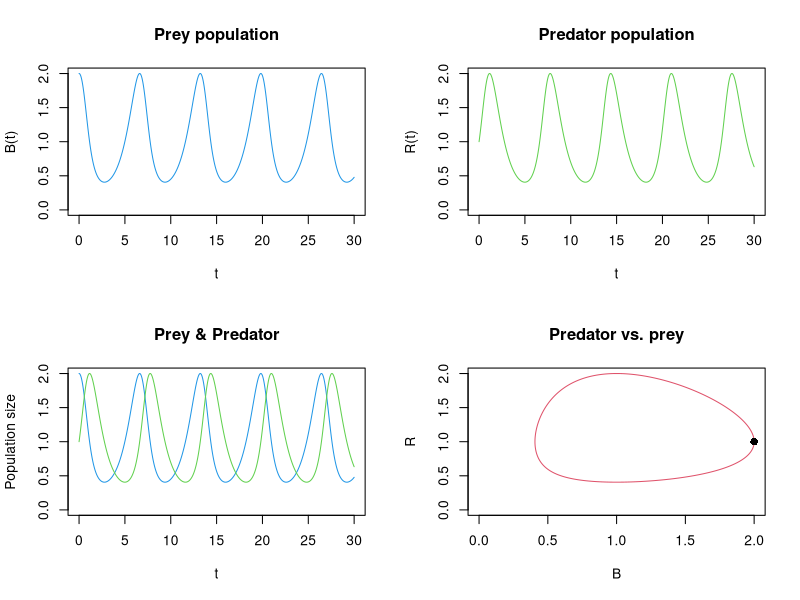
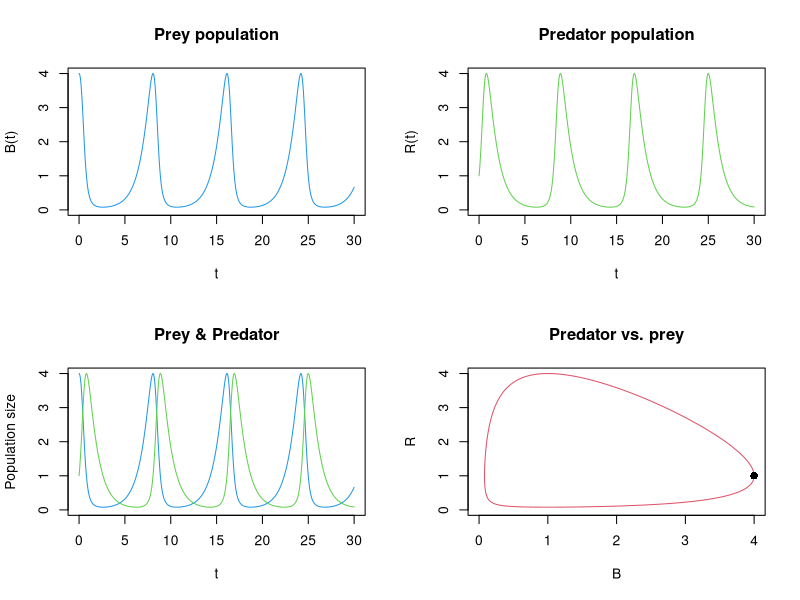
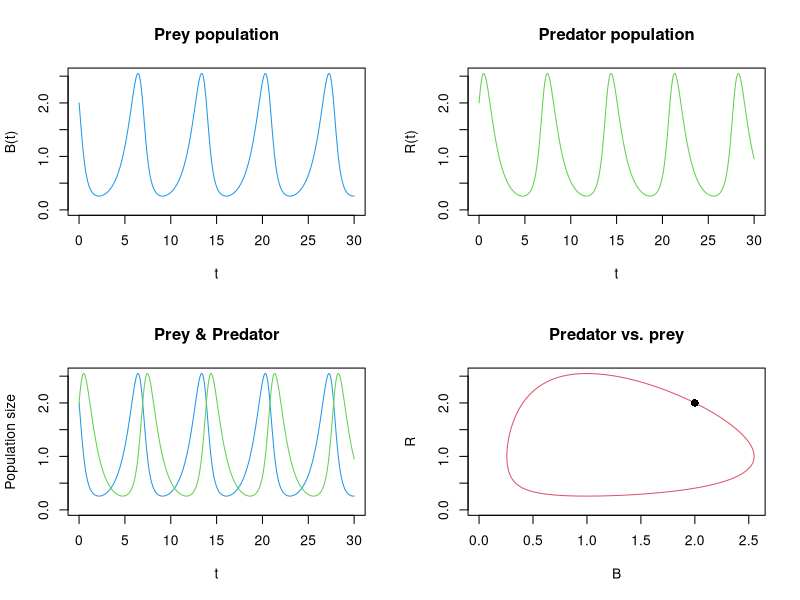
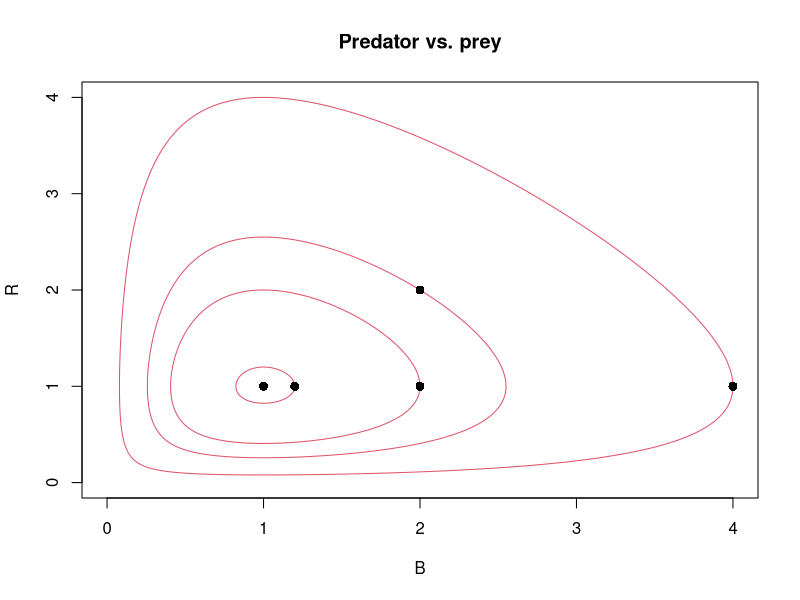
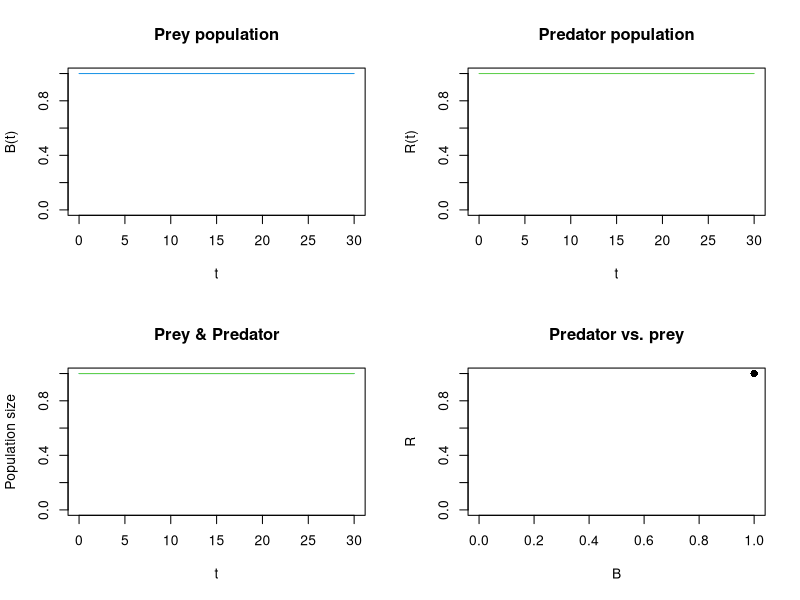
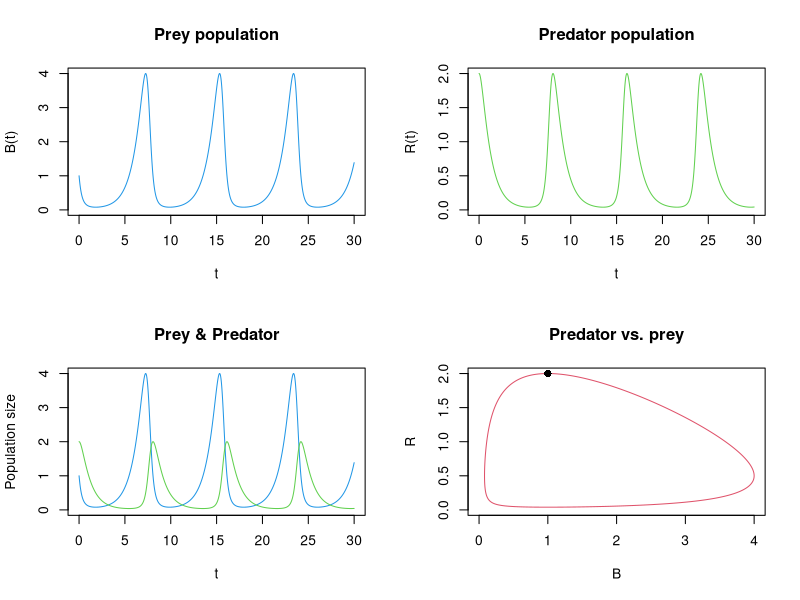
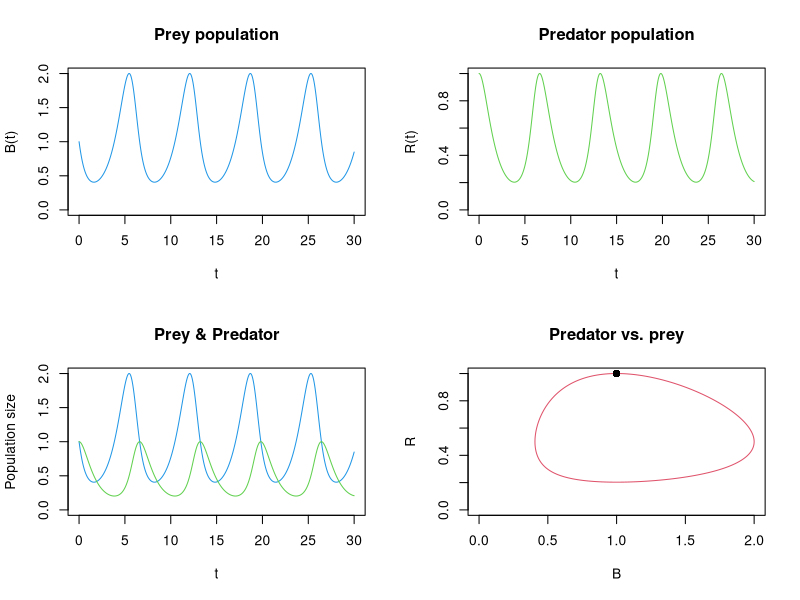
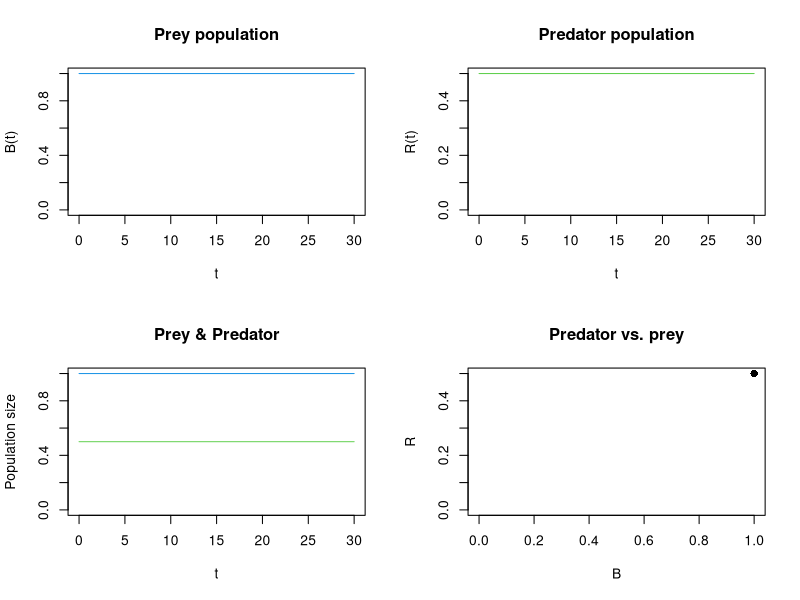

Generate these figures, in order, with R:
################################################################################
# R script sysstat24_11_en.r for the practice "Statistical Analysis of Systems"
#####

####################
# Additional package for differential equations (DGL) (provides the function 'lsoda' required in the following):
###
if(!require(deSolve)) {install.packages("deSolve"); require(deSolve)} # load installed package and install beforehand if necessary

library(deSolve)

# The following function determines the solution of a system of differential equations.
# The system of differential equations (i.e. the form of the derivatives) is contained in the variable 'f'. 
# 'times' contains a sequence of times at which you want to have values, 
# 'param' contains all the parameters that 'f' requires,
# 'start' contains the initial values of the DGL system.
DGL.Lsg <- function(times, f, param, start) { 
  func <- function(t,y,parms) { list( do.call( f, as.list(c(y,parms)) ) , c()) } 
  val <- lsoda(y=start, times=times, func=func, parms=param) 
  return(val)
}

# Finally, the following function is used to display the solution.
plot.Lsg <- function( dgl=NULL, add=FALSE, xlim=NULL, ylim=NULL, col=NULL){
  dgl <- as.data.frame(dgl)	
  if(NCOL(dgl)<2) stop("Error in the variable dgl")
  if(NCOL(dgl)>3) stop("Display only works for one or two variables.")
  if(NCOL(dgl)==2) {
    if(is.null(ylim)){ ylim <- c(0, max(dgl$x)) }
    if(is.null(col)) col <- 4
    if(!add) plot(dgl, col=col, type="l",  main="Population size", xlab="t", ylab="B(t)", ylim=ylim)
    else lines(dgl, col=col)
  }
  if(NCOL(dgl)==3)
  { if( is.null(xlim) ){ xlim <- c(0, max(dgl$x)) }
    if( is.null(ylim) ){ ylim <- c(0, max(dgl$y)) } 
    if( !add ){ par(mfrow=c(2,2)) }
    plot(dgl$time, dgl$x ,col=4, ylim=xlim, type="l", main="Prey population", xlab="t", ylab="B(t)")
    plot(dgl$time, dgl$y, col=3, ylim=ylim, type="l", main="Predator population", xlab="t", ylab="R(t)")
    plot(1,1 ,type="n", xlim=range(dgl$time), ylim=c(0,max(c(xlim,ylim))), main="Prey & Predator", xlab="t", ylab="Population size")
    lines(dgl$time, dgl$x, col=4)
    lines(dgl$time, dgl$y, col=3)
    plot(dgl$x, dgl$y, col=2, xlim=xlim, ylim=ylim, type="l", main="Predator vs. prey", xlab="B", ylab="R")
    points(dgl$x[1], dgl$y[1], col="black",pch=16,cex=1.2)
    if( !add ){ par(mfrow=c(1,1)) }
  } 
  invisible()
}

#############
# Task 1
###

###  Lotka-Voltera model
times <- seq(0,30,by=0.01) # Points in time at which the solution is to be determined
f <- function(x,y,a,b,c,d) c(dx = (a - b*y)*x , dy= (-c + d*x)*y) # x = prey, y = predator, f describes the differential equation
param <- c(a=1,b=1,c=1,d=1) # model parameters
start <- c(x=2,y=1) # initial values
dgl <- DGL.Lsg(times=times, f=f, param=param, start=start) # numerical solution of the differential equation
plot.Lsg(dgl) # Illustration of the solution
# The graph on the bottom right shows the progression of the vector (B(t),R(t)) over time, the starting point (B(0),R(0)) is marked as a 
# B(t) starts at 2 and then falls initially, R(t) starts at 1 and then grows initially,
# therefore, the red curve will run counterclockwise, similar to (cos(t),sin(t)).

## Change the starting values (previously at time t=0 value 2 for the prey and value 1 for the predators)
start <- c(x=4,y=1) # more prey
dgl <- DGL.Lsg(times=times, f=f, param=param, start=start)
plot.Lsg(dgl)

start <- c(x=2,y=2) # more predators
dgl <- DGL.Lsg(times=times, f=f, param=param, start=start)
plot.Lsg(dgl)

# Due to the cyclical behavior, (B(t),R(t)) always reaches the starting point (B(0),R(0)) (marked here by a black dot).
# B=4, R=1
dgl <- as.data.frame(DGL.Lsg(times=times, f=f, param=param, start=c(x=4,y=1)))
plot(dgl$x, dgl$y, col=2, xlim=c(0, max(dgl$x)), ylim=c(0, max(dgl$y)), type="l", main="Predator vs. prey", xlab="B", ylab="R")
points(dgl$x[1], dgl$y[1], col="black",pch=16,cex=1.2)
# B=2, R=1
dgl <- as.data.frame(DGL.Lsg(times=times, f=f, param=param, start=c(x=2,y=1)))
lines(dgl$x, dgl$y, col=2)
points(dgl$x[1], dgl$y[1], col="black",pch=16,cex=1.2)
# B=2, R=2
dgl <- as.data.frame(DGL.Lsg(times=times, f=f, param=param, start=c(x=2,y=2)))
lines(dgl$x, dgl$y, col=2)
points(dgl$x[1], dgl$y[1], col="black",pch=16,cex=1.2)
# B=1.2, R=1
dgl <- as.data.frame(DGL.Lsg(times=times, f=f, param=param, start=c(x=1.2,y=1)))
lines(dgl$x, dgl$y, col=2)
points(dgl$x[1], dgl$y[1], col="black",pch=16,cex=1.2)
# B=1, R=1
dgl <- as.data.frame(DGL.Lsg(times=times, f=f, param=param, start=c(x=1,y=1)))
lines(dgl$x, dgl$y, col=2)
points(dgl$x[1], dgl$y[1], col="black",pch=16,cex=1.2)
# The last “curve”, which consists only of the point (1,1), is just the case where R(t)=a/b and B(t)=c/d are constant over the
# are constant over the entire time, i.e. there is a state of equilibrium, see also the following diagram:
start <- c(x=1,y=1) # Gleichgewichtszustand
dgl <- DGL.Lsg(times=times, f=f, param=param, start=start)
plot.Lsg(dgl)
# Another (trivial) equilibrium state would be B(t)=0, R(t)=0, but this is extremely boring as there is neither prey nor predator.

## Other parameters
param <- c(a=1,b=2,c=1,d=1)
# B=1, R=2
start <- c(x=1,y=2) 
dgl <- DGL.Lsg(times=times, f=f, param=param, start=start)
plot.Lsg(dgl)
# B=1, R=1
start <- c(x=1,y=1) # more prey
dgl <- DGL.Lsg(times=times, f=f, param=param, start=start)
plot.Lsg(dgl)
# B=1, R=0.5
start <- c(x=1,y=0.5) # more predators
dgl <- DGL.Lsg(times=times, f=f, param=param, start=start)
plot.Lsg(dgl)

# B=1, R=2
dgl <- as.data.frame(DGL.Lsg(times=times, f=f, param=param, start=c(x=1,y=2)))
plot(dgl$x, dgl$y, col=2, xlim=c(0, max(dgl$x)), ylim=c(0, max(dgl$y)), type="l", main="Predator vs. prey", xlab="B", ylab="R")
points(dgl$x[1], dgl$y[1], col="black",pch=16,cex=1.2)
# B=1, R=1
dgl <- as.data.frame(DGL.Lsg(times=times, f=f, param=param, start=c(x=1,y=1)))
lines(dgl$x, dgl$y, col=2)
points(dgl$x[1], dgl$y[1], col="black",pch=16,cex=1.2)
# B=1, R=0.5
dgl <- as.data.frame(DGL.Lsg(times=times, f=f, param=param, start=c(x=1,y=0.5)))
lines(dgl$x, dgl$y, col=2)
points(dgl$x[1], dgl$y[1], col="black",pch=16,cex=1.2)

## Try out other parameter combinations by changing the vector 'param' and then using the above commands
## to create corresponding representations.

### The following situations are formally included in the Lotka-Volterra model, if one allows individual parameters to become zero.
## What happens if the prey does not reproduce?  (Parameter a=0)
param <- c(a=0,b=1,c=1,d=1)
start <- c(x=1,y=1) 
dgl <- DGL.Lsg(times=times, f=f, param=param, start=start)
plot.Lsg(dgl)
#
start <- c(x=2,y=1) 
dgl <- DGL.Lsg(times=times, f=f, param=param, start=start)
plot.Lsg(dgl)
#
start <- c(x=10,y=1) 
dgl <- DGL.Lsg(times=times, f=f, param=param, start=start)
plot.Lsg(dgl)

## What happens if the predators do not die?  (Parameter c=0)
param <- c(a=1,b=1,c=0,d=1)
start <- c(x=1,y=1) 
dgl <- DGL.Lsg(times=times, f=f, param=param, start=start)
plot.Lsg(dgl)

## What happens if there is no interaction at all? (Parameter b=d=0)
times <- seq(0,2,by=0.01)
param <- c(a=1,b=0,c=1,d=0)
start <- c(x=1,y=2) 
dgl <- DGL.Lsg(times=times, f=f, param=param, start=start)
plot.Lsg(dgl)
# Prey: exponential growth B(t)=B(0)*exp(a*t)
# Predators: exponential decline R(t)=R(0)*exp(-c*t)


#############
# Task 2
###

### Extended Lotka-Volterra model
times <- seq(0,40,by=0.01)
f2 <- function(x,y,a,b,c,d,e,f) c(dx = (a - b*y - e*x)*x, dy= (-c + d*x - f*y)*y) 
param <- c( a=1, b=1, c=1, d=1, e=0.1, f=0.1 )
start <- c(x=2,y=1) 
dgl <- DGL.Lsg(times=times, f=f2, param=param, start=start)
plot.Lsg(dgl)

start <- c(x=5,y=1) 
dgl <- DGL.Lsg(times=times, f=f2, param=param, start=start)
plot.Lsg(dgl)

start <- c(x=1,y=5) 
dgl <- DGL.Lsg(times=times, f=f2, param=param, start=start)
plot.Lsg(dgl)

start <- c(x=5,y=5) 
dgl <- DGL.Lsg(times=times, f=f2, param=param, start=start)
plot.Lsg(dgl)
# -> convergence to a known equilibrium state that is independent of the initial values
c(param[6]*param[1]+param[2]*param[3],param[4]*param[1]-param[5]*param[3])/(param[5]*param[6]+param[2]*param[4])


###  Schäfer model (based on the logistic equation)
times <- seq(0,10,by=0.01)
f3 <- function(x,r,K,s) dx = (r * ( 1 - x/K ) - s) * x
param <- c( r = 3, K = 4, s = 1 )
start <- c(x=0.01)
dgl <- DGL.Lsg(times=times, f=f3, param=param, start=start)
plot.Lsg(dgl,ylim=c(0,4))

start <- c(x=1)
dgl <- DGL.Lsg(times=times, f=f3, param=param, start=start)
plot.Lsg(dgl,add=T,col=2)

start <- c(x=8/3)
dgl <- DGL.Lsg(times=times, f=f3, param=param, start=start)
plot.Lsg(dgl,add=T,col=3)

start <- c(x=4)
dgl <- DGL.Lsg(times=times, f=f3, param=param, start=start)
plot.Lsg(dgl,add=T,col=5)

# The population size changes to a stable value of K*(1-s/r):
param[2]*(1-param[3]/param[1])
# If this value is selected as the starting value, the population size remains constant.

# s=0, i.e. without removal
param <- c( r = 3, K = 4, s = 0 )
start <- c(x=0.01)
dgl <- DGL.Lsg(times=times, f=f3, param=param, start=start)
plot.Lsg(dgl,add=T,col=1)

# Assume that B is the fish population of a body of water that can only tolerate a maximum size K
# is tolerated. The reproduction rate is r. If no fish were caught (s=0), the size of the fish population would be constant at K
# would be constant at K. One could ask how large the catch rate s must be in order to obtain a maximum yield s*B 
# can be obtained. The following plot shows the growth B' (without catch) for a given size B.
xx <- seq(0,param[2],length=101)
plot(xx,sapply(xx,f3,r=param[1],K=param[2],s=0),type="l",col=4,xlab="B",ylab="B'",ylim=c(0,3))
# So if you choose exactly the value B' for the catch s*B (points on the blue curve) for a given B, you get 
# exactly the increase. The maximum quantity results for B=K/2. The population size must therefore be kept at this stable value.
# size, which we know to be equal to K*(1-s/r) (see above). So K/2=K*(1-s/r) must apply,
# from which s=r/2 follows. The catch in this case is then s*B=r/2 * K/2= 0.25*r*K.
points(0.5*param[2],0.25*param[2]*param[1])
lines(c(0.5*param[2],0.5*param[2]),c(0,0.25*param[2]*param[1]),lty=2)
lines(c(-1,0.5*param[2]),c(0.25*param[2]*param[1],0.25*param[2]*param[1]),lty=2)

param <- c( r = 3, K = 4, s = 1.5 )
param[2]*(1-param[3]/param[1]) # Size of the stable population

# s=r/2, i.e. optimal removal
param <- c( r = 3, K = 4, s = 1.5 )
start <- param[2]*(1-param[3]/param[1])
names(start)<-"x"
dgl <- DGL.Lsg(times=times, f=f3, param=param, start=start)
plot.Lsg(dgl,col=4,ylim=c(0,4))

# However, the equilibrium would of course also occur if the body of water was previously unfished
# and the correct catch rate s=r/2 is selected.
start <- c(x=4)
dgl <- DGL.Lsg(times=times, f=f3, param=param, start=start)
plot.Lsg(dgl,add=T,col=2)


#############
# Task 3
###

### initially Schäfer model with random disturbance:
times <- seq(0,10,by=0.01)
param <- c( r = 3, K = 4, s = 1 )

## Comparison of solution variants:
start <- c(x=0.01)
# with R package
f3 <- function(x,r,K,s) dx = (r * ( 1 - x/K ) - s) * x
dgl <- DGL.Lsg(times=times, f=f3, param=param, start=start)
plot.Lsg(dgl)
# Theoretical solution (see task sheet):
f3th <- function(t, param, start) param[2]*(1-param[3]/param[1])/(1+exp(-(param[1]-param[3])*t)*(param[2]/start*(1-param[3]/param[1])-1))
lines(times,f3th(times,param,start),col=2)
# Simplified own numerical solution:
v <- start
for(i in 2:length(times)) v<-c(v,v[i-1]+times[2]*f3(v[i-1],param[1],param[2],param[3]))
lines(times,v,col=3)
# -> can trust their own simplified solution variant in the following and thus integrate the random disturbances
#    which is not possible with the R package

# Own numerical solution with small random disturbance, small initial value:
start <- c(x=0.01)
sig <- 0.1
plot(NA,NA,xlim=range(times),ylim=c(0,3),xlab="t",ylab="B(t)")
for(j in 1:5) {
  v <- start
  for(i in 2:length(times)) v<-c(v,v[i-1]+times[2]*f3(v[i-1],param[1],param[2],param[3])+v[i-1]*rnorm(1,sd=sig*sqrt(times[2])))
  lines(times,pmax(0,v),col=2+j)
}
# Theoretical solution without disturbance:
lines(times,f3th(times,param,start),col=2,lwd=2)

# Own numerical solution with small random disturbance, larger initial value:
start <- c(x=1)
sig <- 0.1
plot(NA,NA,xlim=range(times),ylim=c(0,3),xlab="t",ylab="B(t)")
for(j in 1:5) {
  v <- start
  for(i in 2:length(times)) v<-c(v,v[i-1]+times[2]*f3(v[i-1],param[1],param[2],param[3])+v[i-1]*rnorm(1,sd=sig*sqrt(times[2])))
  lines(times,pmax(0,v),col=2+j)
}
# Theoretical solution without disturbance:
lines(times,f3th(times,param,start),col=2,lwd=2)

# Own numerical solution with larger random disturbance, larger initial value:
start <- c(x=1)
sig <- 0.5
plot(NA,NA,xlim=range(times),ylim=c(0,4),xlab="t",ylab="B(t)")
for(j in 1:5) {
  v <- start
  for(i in 2:length(times)) v<-c(v,v[i-1]+times[2]*f3(v[i-1],param[1],param[2],param[3])+v[i-1]*rnorm(1,sd=sig*sqrt(times[2])))
  lines(times,pmax(0,v),col=2+j)
}
# Theoretical solution without disturbance:
lines(times,f3th(times,param,start),col=2,lwd=2)

# Own numerical solution with even greater random disturbance, larger initial value:
start <- c(x=1)
sig <- 1
plot(NA,NA,xlim=range(times),ylim=c(0,4),xlab="t",ylab="B(t)")
for(j in 1:5) {
  v <- start
  for(i in 2:length(times)) v<-c(v,v[i-1]+times[2]*f3(v[i-1],param[1],param[2],param[3])+v[i-1]*rnorm(1,sd=sig*sqrt(times[2])))
  lines(times,pmax(0,v),col=2+j)
}
# Theoretical solution without disturbance:
lines(times,f3th(times,param,start),col=2,lwd=2)


### Lotka-Volterra model with random fluctuations

# own approximate numerical solution
DGL.Lsg.Zufall <- function(times,f,param,start,sig) {
  v <- matrix(start,nrow=1)
  for(i in 2:length(times)) v<-rbind(v,v[i-1,]+times[2]*f(v[i-1,1],v[i-1,2],param[1],param[2],param[3],param[4])+v[i-1,]*rnorm(2,sd=sig*sqrt(times[2])))
  return(cbind(time=times,x=v[,1],y=v[,2]))
}

times <- seq(0,30,by=0.001)
f <- function(x,y,a,b,c,d) c(dx = (a - b*y)*x , dy= (-c + d*x)*y) # x = prey, y = predator
param <- c(a=1,b=1,c=1,d=1 )
start <- c(x=2,y=1) 

# for verification of 'DGL.Lsg.Zufall' solution with R package
dgl <- DGL.Lsg(times=times, f=f, param=param, start=start)
plot.Lsg(dgl)
# and for comparison own solution in the deterministic case, i.e. without random disturbance
sig<-0.0
dglz <- DGL.Lsg.Zufall(times=times, f=f, param=param, start=start, sig=sig)
plot.Lsg(dglz)
# -> can again apply the simplified solution variant for the case of random disturbances

## Now examples with random disturbance:
# Very small disturbance
sig<-0.01
# one realization
dglz <- DGL.Lsg.Zufall(times=times, f=f, param=param, start=start, sig=sig)
# Wait ...
plot.Lsg(dglz)
# another realization
dglz <- DGL.Lsg.Zufall(times=times, f=f, param=param, start=start, sig=sig)
# Wait ...
plot.Lsg(dglz)

# Small disturbance
sig<-0.1
# one realization
dglz <- DGL.Lsg.Zufall(times=times, f=f, param=param, start=start, sig=sig)
# Wait ...
plot.Lsg(dglz)
# another realization
dglz <- DGL.Lsg.Zufall(times=times, f=f, param=param, start=start, sig=sig)
# Wait ...
plot.Lsg(dglz)
# -> Results are no longer completely periodic, but presumably more realistic.


### Realizations of the Wiener process/the Brownian motion
times <- seq(0,10,by=0.001)
start <- c(x=0)
plot(NA,NA,xlim=range(times),ylim=c(-3,3)*sqrt(max(times)),xlab="t",ylab="W(t)")
for(j in 1:10) {
  v <- start
  for(i in 2:length(times)) v<-c(v,v[i-1]+rnorm(1,sd=sqrt(times[2])))
  lines(times,v,col=1+j)
}
